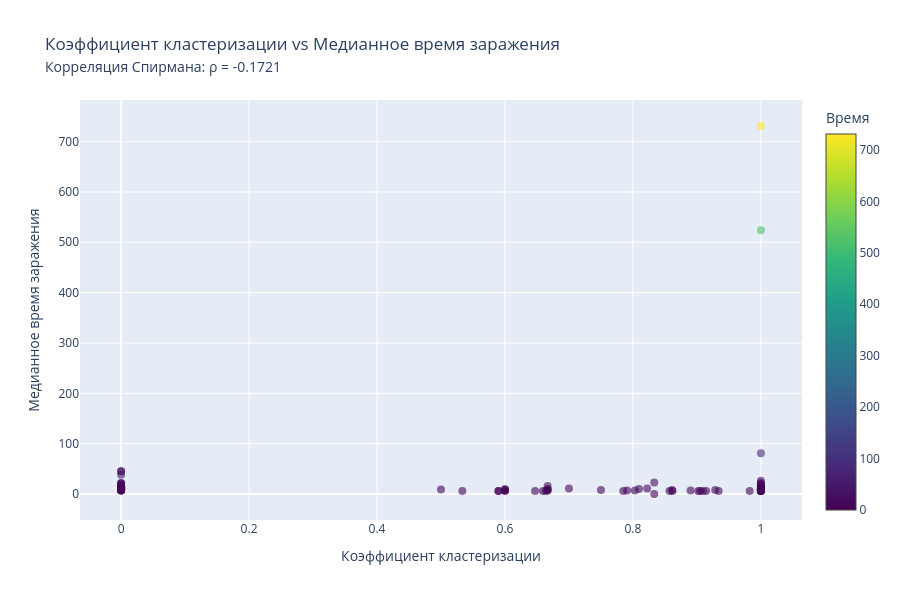
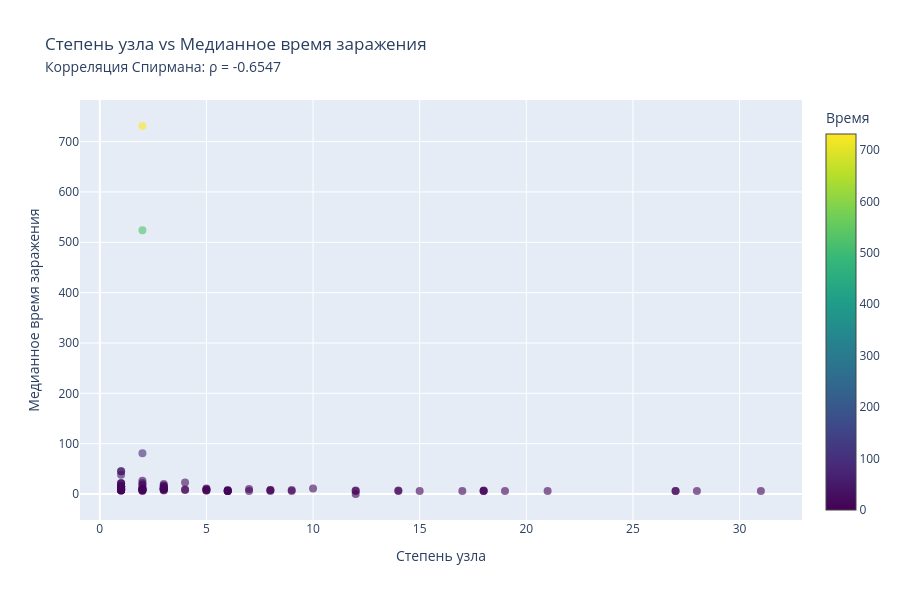
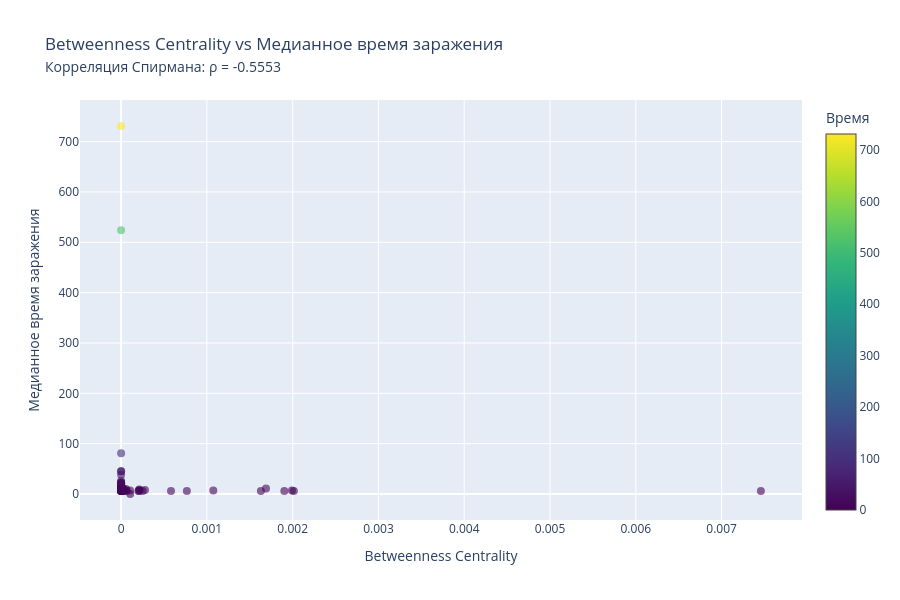

Here is the notebook cell these charts were saved with, in order:
### Markdown cell above
## Шаг 3.5: Визуализация - Scatter plots

### Code cell
# Создание scatter plots для каждой метрики
metric_names = {
    'clustering_coefficient': 'Коэффициент кластеризации',
    'degree': 'Степень узла',
    'betweenness_centrality': 'Betweenness Centrality'
}

for metric in metrics:
    fig = go.Figure()
    
    valid_data = metrics_df[['median_infection_time', metric, 'airport']].dropna()
    
    fig.add_trace(go.Scatter(
        x=valid_data[metric],
        y=valid_data['median_infection_time'],
        mode='markers',
        marker=dict(
            size=8,
            opacity=0.6,
            color=valid_data['median_infection_time'],
            colorscale='Viridis',
            showscale=True,
            colorbar=dict(title='Время')
        ),
        text=valid_data['airport'],
        hovertemplate='<b>%{text}</b><br>' +
                      f'{metric_names[metric]}: %{{x:.3f}}<br>' +
                      'Медианное время: %{y:.0f}<extra></extra>'
    ))
    
    corr_info = correlations.get(metric, {})
    corr_val = corr_info.get('correlation', 0)
    
    fig.update_layout(
        title=f'{metric_names[metric]} vs Медианное время заражения<br>' +
              f'<span style="font-size: 14px;">Корреляция Спирмана: ρ = {corr_val:.4f}</span>',
        xaxis_title=metric_names[metric],
        yaxis_title='Медианное время заражения',
        height=600,
        hovermode='closest'
    )
    
    fig.show()

### Figure 1 — Plotly figure (JSON) as saved in the notebook; plotly's stock layout.template omitted (floating-point values rounded to 4 significant figures)
{"data": [{"hovertemplate": "<b>%{text}</b><br>Коэффициент кластеризации: %{x:.3f}<br>Медианное время: %{y:.0f}<extra></extra>", "marker": {"color": [0.0, 6.0, 7.0, 8.0, 9.0, 10.0, 11.0, 12.0, 20.0, 14.0, 15.0, 16.0, 17.0, 21.0, 22.0, 23.0, 26.5, 81.0, 731.0, 6.0, 7.0, 8.0, 15.0, 10.0, 11.0, 12.0, 15.0, 19.0, 6.0, 10.0, 45.0, 524.0, 6.0, 7.0, 8.0, 10.0, 11.0, 13.0, 14.0, 15.0, 10.0, 11.0, 6.0, 7.0, 16.0, 45.0, 11.0, 6.0, 6.0, 7.0, 38.0, 7.0, 16.0, 9.0, 6.0, 6.0, 9.0, 15.0, 10.0, 11.0, 6.0, 8.0, 10.0, 16.0, 6.0, 7.0, 8.0, 12.0, 6.0, 8.0, 13.0, 11.0, 6.0, 8.0, 9.0, 6.0, 10.0, 6.0, 15.0, 8.0, 22.0, 10.0, 6.0, 6.0, 7.0, 11.0, 7.0, 6.0, 7.0, 6.0, 21.0, 6.0, 9.0, 7.0, 8.0, 9.0, 8.0, 8.0, 10.0], "colorbar": {"title": {"text": "Время"}}, "colorscale": [[0, "#440154"], [0.1111, "#482878"], [0.2222, "#3e4989"], [0.3333, "#31688e"], [0.4444, "#26828e"], [0.5556, "#1f9e89"], [0.6667, "#35b779"], [0.7778, "#6ece58"], [0.8889, "#b5de2b"], [1, "#fde725"]], "opacity": 0.6, "showscale": true, "size": 8}, "mode": "markers", "text": ["ABE", "MRY", "OGG", "DHN", "TEX", "HTS", "YKM", "LYH", "ACY", "SCE", "ADK", "GST", "MQT", "ITH", "ALO", "PSE", "AKN", "PIR", "CYS", "DAY", "MDT", "OAJ", "LCH", "RKS", "STX", "FLO", "MCN", "BLI", "CID", "IYK", "INL", "OGD", "ACV", "FNT", "SWF", "RFD", "CDV", "MEI", "CMX", "RHI", "YAK", "LMT", "ROA", "IPL", "DLG", "TUP", "AVP", "MAF", "HSV", "SPI", "BJI", "MOD", "WYS", "ABI", "FAI", "CHS", "ABY", "SUX", "HHH", "SLE", "DSM", "ACK", "GTF", "MKG", "GRB", "SJT", "GUC", "LWB", "ORF", "TRI", "CDC", "CHO", "SHV", "FLG", "BQK", "DAB", "CIC", "GSO", "BGM", "JAC", "PLN", "HLN", "SUN", "LIT", "TYR", "GTR", "GRK", "SBN", "BET", "XNA", "BPT", "COS", "MLB", "HRL", "RDM", "CMI", "RAP", "LRD", "CSG"], "type": "scatter", "x": [0.8333, 0.6593, 0.7908, 0.0, 0.0, 0.0, 0.0, 0.0, 1.0, 1.0, 0.0, 0.0, 1.0, 0.0, 0.0, 0.8333, 1.0, 1.0, 1.0, 0.9338, 0.8901, 1.0, 0.0, 1.0, 0.7, 0.0, 0.0, 1.0, 0.9091, 0.6667, 0.0, 1.0, 0.5333, 0.803, 0.9286, 0.6, 0.0, 0.0, 0.0, 0.0, 0.0, 1.0, 0.8571, 1.0, 1.0, 0.0, 0.8222, 0.9048, 0.9143, 0.6, 0.0, 0.6667, 0.0, 1.0, 0.6, 0.902, 0.0, 0.0, 0.0, 1.0, 0.5897, 0.6667, 0.8095, 0.6667, 0.6471, 0.0, 1.0, 0.0, 0.7849, 1.0, 1.0, 1.0, 1.0, 0.0, 0.0, 1.0, 1.0, 0.9825, 0.0, 0.8611, 1.0, 1.0, 1.0, 0.8619, 0.0, 0.0, 1.0, 1.0, 0.0, 0.5897, 0.0, 0.664, 1.0, 1.0, 0.75, 0.5, 0.6, 1.0, 0.0], "y": [0.0, 6.0, 7.0, 8.0, 9.0, 10.0, 11.0, 12.0, 20.0, 14.0, 15.0, 16.0, 17.0, 21.0, 22.0, 23.0, 26.5, 81.0, 731.0, 6.0, 7.0, 8.0, 15.0, 10.0, 11.0, 12.0, 15.0, 19.0, 6.0, 10.0, 45.0, 524.0, 6.0, 7.0, 8.0, 10.0, 11.0, 13.0, 14.0, 15.0, 10.0, 11.0, 6.0, 7.0, 16.0, 45.0, 11.0, 6.0, 6.0, 7.0, 38.0, 7.0, 16.0, 9.0, 6.0, 6.0, 9.0, 15.0, 10.0, 11.0, 6.0, 8.0, 10.0, 16.0, 6.0, 7.0, 8.0, 12.0, 6.0, 8.0, 13.0, 11.0, 6.0, 8.0, 9.0, 6.0, 10.0, 6.0, 15.0, 8.0, 22.0, 10.0, 6.0, 6.0, 7.0, 11.0, 7.0, 6.0, 7.0, 6.0, 21.0, 6.0, 9.0, 7.0, 8.0, 9.0, 8.0, 8.0, 10.0]}], "layout": {"height": 600, "hovermode": "closest", "title": {"text": "Коэффициент кластеризации vs Медианное время заражения<br><span style=\"font-size: 14px;\">Корреляция Спирмана: ρ = -0.1721</span>"}, "xaxis": {"title": {"text": "Коэффициент кластеризации"}}, "yaxis": {"title": {"text": "Медианное время заражения"}}}}

### Figure 2 — Plotly figure (JSON) as saved in the notebook; plotly's stock layout.template omitted (floating-point values rounded to 4 significant figures)
{"data": [{"hovertemplate": "<b>%{text}</b><br>Степень узла: %{x:.3f}<br>Медианное время: %{y:.0f}<extra></extra>", "marker": {"color": [0.0, 6.0, 7.0, 8.0, 9.0, 10.0, 11.0, 12.0, 20.0, 14.0, 15.0, 16.0, 17.0, 21.0, 22.0, 23.0, 26.5, 81.0, 731.0, 6.0, 7.0, 8.0, 15.0, 10.0, 11.0, 12.0, 15.0, 19.0, 6.0, 10.0, 45.0, 524.0, 6.0, 7.0, 8.0, 10.0, 11.0, 13.0, 14.0, 15.0, 10.0, 11.0, 6.0, 7.0, 16.0, 45.0, 11.0, 6.0, 6.0, 7.0, 38.0, 7.0, 16.0, 9.0, 6.0, 6.0, 9.0, 15.0, 10.0, 11.0, 6.0, 8.0, 10.0, 16.0, 6.0, 7.0, 8.0, 12.0, 6.0, 8.0, 13.0, 11.0, 6.0, 8.0, 9.0, 6.0, 10.0, 6.0, 15.0, 8.0, 22.0, 10.0, 6.0, 6.0, 7.0, 11.0, 7.0, 6.0, 7.0, 6.0, 21.0, 6.0, 9.0, 7.0, 8.0, 9.0, 8.0, 8.0, 10.0], "colorbar": {"title": {"text": "Время"}}, "colorscale": [[0, "#440154"], [0.1111, "#482878"], [0.2222, "#3e4989"], [0.3333, "#31688e"], [0.4444, "#26828e"], [0.5556, "#1f9e89"], [0.6667, "#35b779"], [0.7778, "#6ece58"], [0.8889, "#b5de2b"], [1, "#fde725"]], "opacity": 0.6, "showscale": true, "size": 8}, "mode": "markers", "text": ["ABE", "MRY", "OGG", "DHN", "TEX", "HTS", "YKM", "LYH", "ACY", "SCE", "ADK", "GST", "MQT", "ITH", "ALO", "PSE", "AKN", "PIR", "CYS", "DAY", "MDT", "OAJ", "LCH", "RKS", "STX", "FLO", "MCN", "BLI", "CID", "IYK", "INL", "OGD", "ACV", "FNT", "SWF", "RFD", "CDV", "MEI", "CMX", "RHI", "YAK", "LMT", "ROA", "IPL", "DLG", "TUP", "AVP", "MAF", "HSV", "SPI", "BJI", "MOD", "WYS", "ABI", "FAI", "CHS", "ABY", "SUX", "HHH", "SLE", "DSM", "ACK", "GTF", "MKG", "GRB", "SJT", "GUC", "LWB", "ORF", "TRI", "CDC", "CHO", "SHV", "FLG", "BQK", "DAB", "CIC", "GSO", "BGM", "JAC", "PLN", "HLN", "SUN", "LIT", "TYR", "GTR", "GRK", "SBN", "BET", "XNA", "BPT", "COS", "MLB", "HRL", "RDM", "CMI", "RAP", "LRD", "CSG"], "type": "scatter", "x": [12, 14, 18, 1, 1, 1, 1, 1, 3, 3, 1, 1, 3, 1, 1, 4, 2, 2, 2, 17, 14, 2, 1, 3, 5, 1, 1, 2, 12, 3, 1, 2, 6, 12, 8, 5, 2, 1, 1, 1, 2, 3, 8, 2, 2, 1, 10, 7, 15, 5, 1, 6, 1, 2, 6, 18, 1, 1, 1, 2, 27, 3, 7, 3, 18, 1, 5, 1, 31, 4, 3, 3, 6, 1, 1, 9, 3, 19, 1, 9, 2, 3, 2, 21, 1, 1, 3, 6, 1, 27, 1, 28, 2, 5, 8, 4, 6, 2, 1], "y": [0.0, 6.0, 7.0, 8.0, 9.0, 10.0, 11.0, 12.0, 20.0, 14.0, 15.0, 16.0, 17.0, 21.0, 22.0, 23.0, 26.5, 81.0, 731.0, 6.0, 7.0, 8.0, 15.0, 10.0, 11.0, 12.0, 15.0, 19.0, 6.0, 10.0, 45.0, 524.0, 6.0, 7.0, 8.0, 10.0, 11.0, 13.0, 14.0, 15.0, 10.0, 11.0, 6.0, 7.0, 16.0, 45.0, 11.0, 6.0, 6.0, 7.0, 38.0, 7.0, 16.0, 9.0, 6.0, 6.0, 9.0, 15.0, 10.0, 11.0, 6.0, 8.0, 10.0, 16.0, 6.0, 7.0, 8.0, 12.0, 6.0, 8.0, 13.0, 11.0, 6.0, 8.0, 9.0, 6.0, 10.0, 6.0, 15.0, 8.0, 22.0, 10.0, 6.0, 6.0, 7.0, 11.0, 7.0, 6.0, 7.0, 6.0, 21.0, 6.0, 9.0, 7.0, 8.0, 9.0, 8.0, 8.0, 10.0]}], "layout": {"height": 600, "hovermode": "closest", "title": {"text": "Степень узла vs Медианное время заражения<br><span style=\"font-size: 14px;\">Корреляция Спирмана: ρ = -0.6547</span>"}, "xaxis": {"title": {"text": "Степень узла"}}, "yaxis": {"title": {"text": "Медианное время заражения"}}}}

### Figure 3 — Plotly figure (JSON) as saved in the notebook; plotly's stock layout.template omitted (floating-point values rounded to 4 significant figures)
{"data": [{"hovertemplate": "<b>%{text}</b><br>Betweenness Centrality: %{x:.3f}<br>Медианное время: %{y:.0f}<extra></extra>", "marker": {"color": [0.0, 6.0, 7.0, 8.0, 9.0, 10.0, 11.0, 12.0, 20.0, 14.0, 15.0, 16.0, 17.0, 21.0, 22.0, 23.0, 26.5, 81.0, 731.0, 6.0, 7.0, 8.0, 15.0, 10.0, 11.0, 12.0, 15.0, 19.0, 6.0, 10.0, 45.0, 524.0, 6.0, 7.0, 8.0, 10.0, 11.0, 13.0, 14.0, 15.0, 10.0, 11.0, 6.0, 7.0, 16.0, 45.0, 11.0, 6.0, 6.0, 7.0, 38.0, 7.0, 16.0, 9.0, 6.0, 6.0, 9.0, 15.0, 10.0, 11.0, 6.0, 8.0, 10.0, 16.0, 6.0, 7.0, 8.0, 12.0, 6.0, 8.0, 13.0, 11.0, 6.0, 8.0, 9.0, 6.0, 10.0, 6.0, 15.0, 8.0, 22.0, 10.0, 6.0, 6.0, 7.0, 11.0, 7.0, 6.0, 7.0, 6.0, 21.0, 6.0, 9.0, 7.0, 8.0, 9.0, 8.0, 8.0, 10.0], "colorbar": {"title": {"text": "Время"}}, "colorscale": [[0, "#440154"], [0.1111, "#482878"], [0.2222, "#3e4989"], [0.3333, "#31688e"], [0.4444, "#26828e"], [0.5556, "#1f9e89"], [0.6667, "#35b779"], [0.7778, "#6ece58"], [0.8889, "#b5de2b"], [1, "#fde725"]], "opacity": 0.6, "showscale": true, "size": 8}, "mode": "markers", "text": ["ABE", "MRY", "OGG", "DHN", "TEX", "HTS", "YKM", "LYH", "ACY", "SCE", "ADK", "GST", "MQT", "ITH", "ALO", "PSE", "AKN", "PIR", "CYS", "DAY", "MDT", "OAJ", "LCH", "RKS", "STX", "FLO", "MCN", "BLI", "CID", "IYK", "INL", "OGD", "ACV", "FNT", "SWF", "RFD", "CDV", "MEI", "CMX", "RHI", "YAK", "LMT", "ROA", "IPL", "DLG", "TUP", "AVP", "MAF", "HSV", "SPI", "BJI", "MOD", "WYS", "ABI", "FAI", "CHS", "ABY", "SUX", "HHH", "SLE", "DSM", "ACK", "GTF", "MKG", "GRB", "SJT", "GUC", "LWB", "ORF", "TRI", "CDC", "CHO", "SHV", "FLG", "BQK", "DAB", "CIC", "GSO", "BGM", "JAC", "PLN", "HLN", "SUN", "LIT", "TYR", "GTR", "GRK", "SBN", "BET", "XNA", "BPT", "COS", "MLB", "HRL", "RDM", "CMI", "RAP", "LRD", "CSG"], "type": "scatter", "x": [0.0001062, 0.000582, 0.001991, 0.0, 0.0, 0.0, 0.0, 0.0, 0.0, 0.0, 0.0, 0.0, 0.0, 0.0, 0.0, 3.446e-07, 0.0, 0.0, 0.0, 3.738e-05, 6.701e-05, 0.0, 0.0, 0.0, 1.448e-05, 0.0, 0.0, 0.0, 9.773e-06, 2.714e-06, 0.0, 0.0, 0.000251, 0.001075, 1.489e-06, 8.632e-06, 0.001689, 0.0, 0.0, 0.0, 5.573e-05, 0.0, 4.789e-06, 0.0, 0.0, 0.0, 1.68e-05, 1.663e-05, 1.446e-05, 0.0001054, 0.0, 1.292e-05, 0.0, 0.0, 0.001629, 5.819e-05, 0.0, 0.0, 0.0, 0.0, 0.002014, 3.446e-07, 3.027e-05, 2.413e-06, 0.0007666, 0.0, 0.0, 0.0, 0.0002017, 0.0, 0.0, 0.0, 0.0, 0.0, 0.0, 0.0, 0.0, 2.111e-06, 0.0, 0.000215, 0.0, 0.0, 0.0, 0.0002103, 0.0, 0.0, 0.0, 0.0, 0.0, 0.001903, 0.0, 0.007458, 0.0, 0.0, 3.071e-05, 0.0002105, 0.0002784, 0.0, 0.0], "y": [0.0, 6.0, 7.0, 8.0, 9.0, 10.0, 11.0, 12.0, 20.0, 14.0, 15.0, 16.0, 17.0, 21.0, 22.0, 23.0, 26.5, 81.0, 731.0, 6.0, 7.0, 8.0, 15.0, 10.0, 11.0, 12.0, 15.0, 19.0, 6.0, 10.0, 45.0, 524.0, 6.0, 7.0, 8.0, 10.0, 11.0, 13.0, 14.0, 15.0, 10.0, 11.0, 6.0, 7.0, 16.0, 45.0, 11.0, 6.0, 6.0, 7.0, 38.0, 7.0, 16.0, 9.0, 6.0, 6.0, 9.0, 15.0, 10.0, 11.0, 6.0, 8.0, 10.0, 16.0, 6.0, 7.0, 8.0, 12.0, 6.0, 8.0, 13.0, 11.0, 6.0, 8.0, 9.0, 6.0, 10.0, 6.0, 15.0, 8.0, 22.0, 10.0, 6.0, 6.0, 7.0, 11.0, 7.0, 6.0, 7.0, 6.0, 21.0, 6.0, 9.0, 7.0, 8.0, 9.0, 8.0, 8.0, 10.0]}], "layout": {"height": 600, "hovermode": "closest", "title": {"text": "Betweenness Centrality vs Медианное время заражения<br><span style=\"font-size: 14px;\">Корреляция Спирмана: ρ = -0.5553</span>"}, "xaxis": {"title": {"text": "Betweenness Centrality"}}, "yaxis": {"title": {"text": "Медианное время заражения"}}}}
